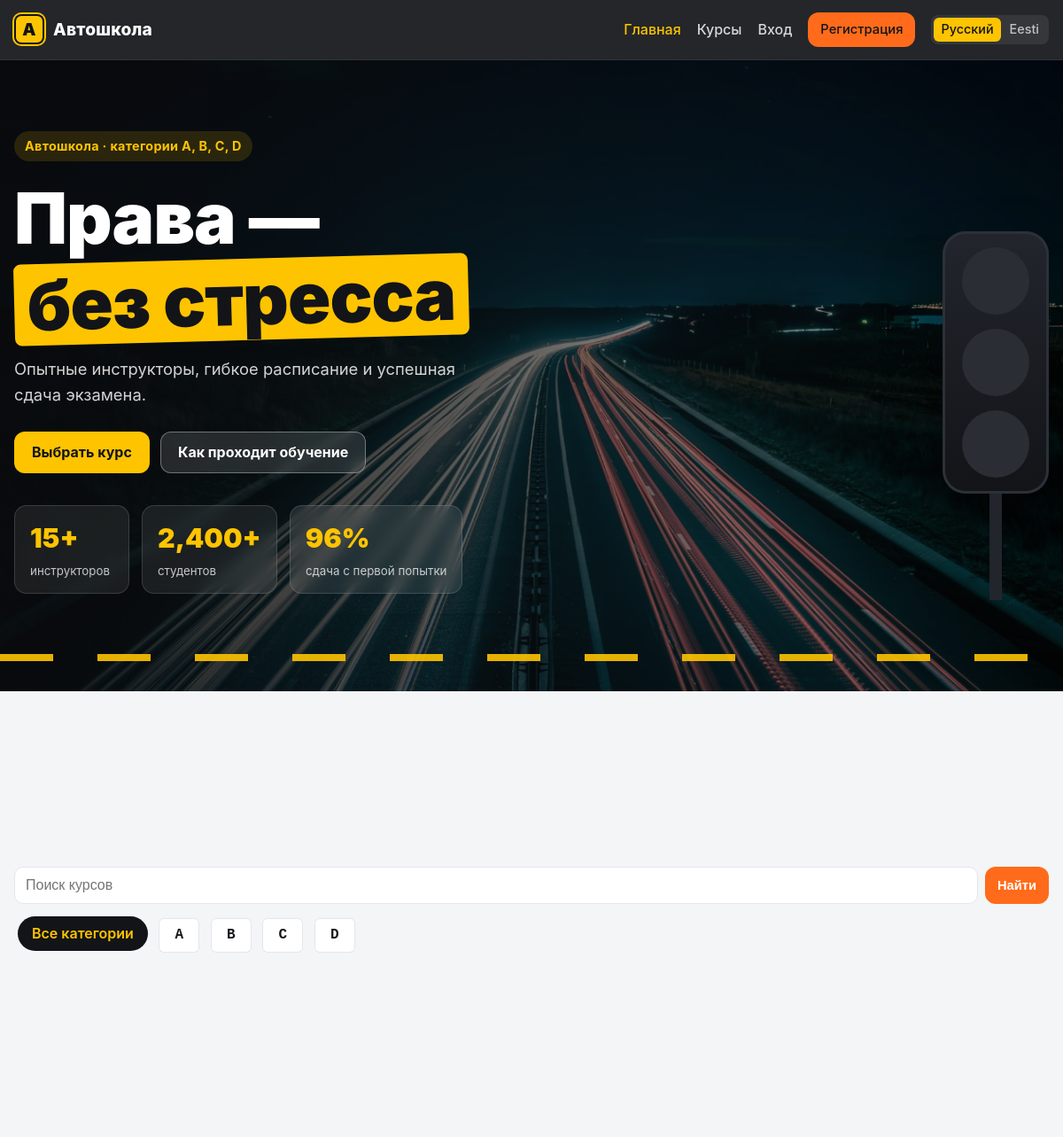
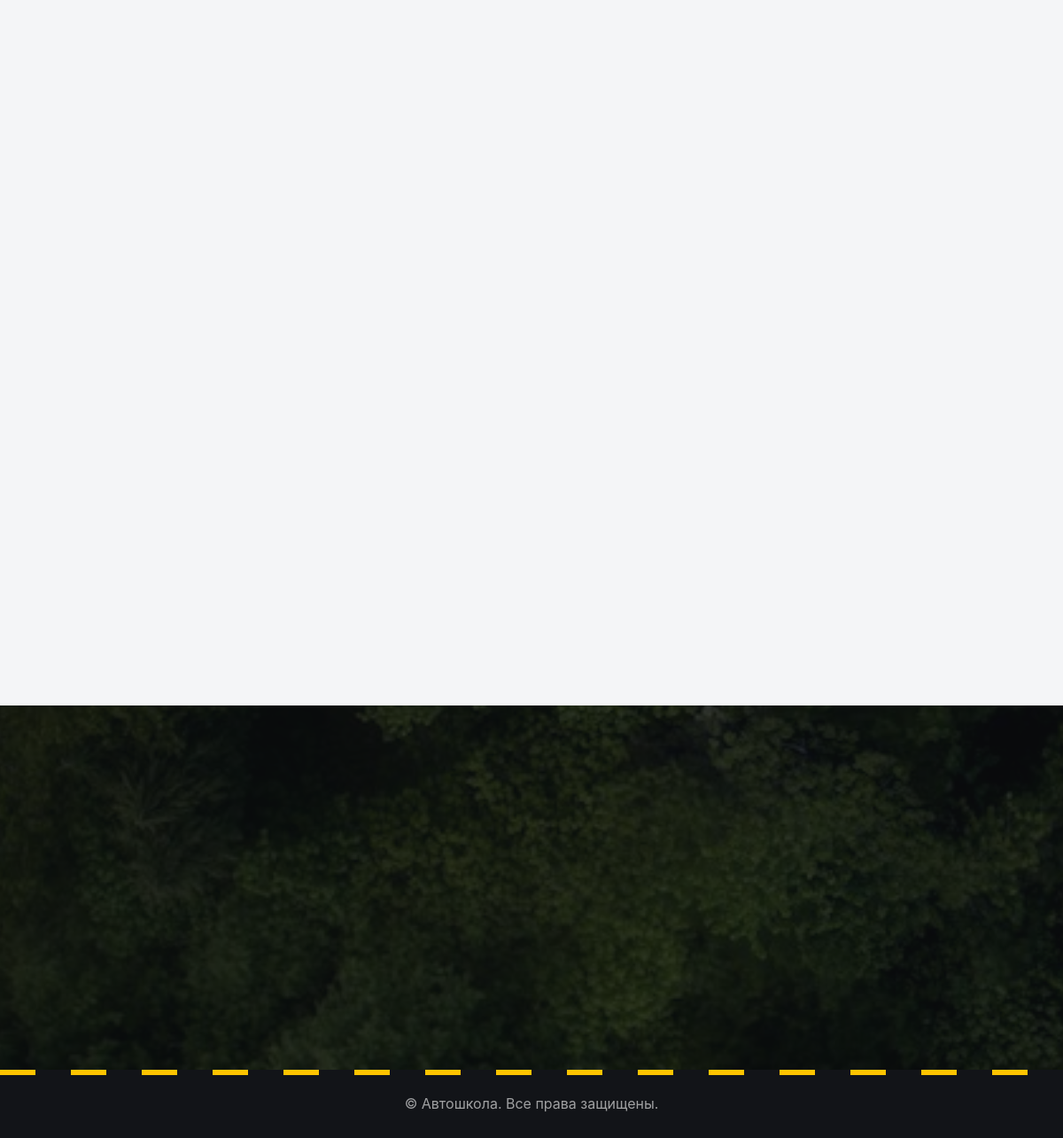
The page / on the database its author committed (2 pictures, top to bottom).
### tables this page shows
CREATE TABLE IF NOT EXISTS categories (
  id INT AUTO_INCREMENT PRIMARY KEY,
  code VARCHAR(5) NOT NULL UNIQUE,
  name_ru VARCHAR(100) NOT NULL,
  name_et VARCHAR(100) NOT NULL
);

### src/includes/bootstrap.php (called while the page is built, shortened)
<?php
require_once __DIR__ . '/../config/db.php';
$lang = $_SESSION['lang'] ?? 'ru';
function t(string $key): string
{
    global $T, $lang;
    return $T[$lang][$key] ?? $key;
}
function e(?string $s): string
{
    return htmlspecialchars((string)$s, ENT_QUOTES, 'UTF-8');
}
function current_user(): ?array
{
    if (empty($_SESSION['user_id'])) {
        return null;
    }
    $stmt = db()->prepare('SELECT id, name, email, role FROM users WHERE id = ?');
    $stmt->execute([$_SESSION['user_id']]);
    return $stmt->fetch() ?: null;
}

### src/config/db.php (called while the page is built)
<?php
function db(): PDO
{
    static $pdo = null;
    if ($pdo === null) {
        $host = getenv('DB_HOST') ?: 'db';
        $name = getenv('DB_NAME') ?: 'autokool';
        $user = getenv('DB_USER') ?: 'autokool';
        $pass = getenv('DB_PASS') ?: '';
        $pdo = new PDO(
            "mysql:host=$host;dbname=$name;charset=utf8mb4",
            $user,
            $pass,
            [PDO::ATTR_ERRMODE => PDO::ERRMODE_EXCEPTION, PDO::ATTR_DEFAULT_FETCH_MODE => PDO::FETCH_ASSOC]
        );
    }
    return $pdo;
}

### src/index.php (the view, shortened to what this page needs)
<?php require __DIR__ . '/includes/header.php';
$cat = (int)($_GET['cat'] ?? 0);
$cats = db()->query('SELECT id, code, name_ru, name_et FROM categories ORDER BY code')->fetchAll();
$q = trim($_GET['q'] ?? '');
?>
<section class="hero">
  <div class="hero-bg" style="background-image: url('/assets/img/hero.jpg')"></div>
  <div class="hero-inner container">
    <div class="hero-text">
      <p class="kicker"><?= e(t('hero_kicker')) ?></p>
      <h1><?= e(t('hero_line1')) ?><br><span class="hl"><?= e(t('hero_line2')) ?></span></h1>
      <p class="lead"><?= e(t('hero_text')) ?></p>
      <div class="hero-actions">
        <a class="btn btn-yellow" href="#courses"><?= e(t('hero_cta')) ?></a>
        <a class="btn btn-glass" href="#how"><?= e(t('hero_cta2')) ?></a>
      </div>
      <div class="counters">
        <div><b><span class="count" data-to="15">0</span>+</b><small><?= e(t('instructors_count')) ?></small></div>
        <div><b><span class="count" data-to="2400">0</span>+</b><small><?= e(t('students')) ?></small></div>
        <div><b><span class="count" data-to="96">0</span>%</b><small><?= e(t('pass_rate')) ?></small></div>
      </div>
    </div>
    <div class="traffic" aria-hidden="true">
      <div class="light red"><span><?= e(t('light_red')) ?></span></div>
      <div class="light yellow"><span><?= e(t('light_yellow')) ?></span></div>
      <div class="light green"><span><?= e(t('light_green')) ?></span></div>
    </div>
  </div>
  <div class="road-line" aria-hidden="true"></div>
</section>
<section id="courses" class="section">
  <form class="search" method="get" action="/index.php#courses">
    <input type="search" name="q" value="<?= e($q) ?>" placeholder="<?= e(t('search')) ?>">
    <button class="btn btn-small" type="submit"><?= e(t('search_btn')) ?></button>
  </form>
  <div class="filters">
    <a href="/index.php#courses" class="chip <?= !$cat ? 'on' : '' ?>"><?= e(t('all_categories')) ?></a>
    <?php foreach ($cats as $c): ?>
      <a href="?cat=<?= (int)$c['id'] ?><?= $q !== '' ? '&q=' . urlencode($q) : '' ?>#courses" class="chip plate <?= $cat === (int)$c['id'] ? 'on' : '' ?>"><?= e($c['code']) ?></a>
    <?php endforeach; ?>
  </div>
  <div class="grid">
  </div>
</section>
<section id="how" class="how" style="background-image: url('/assets/img/tee.jpg')">
  <div class="how-inner container">
    <ol class="steps">
    </ol>
  </div>
</section>
<?php require __DIR__ . '/includes/footer.php';

### src/includes/header.php (shortened to what this page needs)
<?php
require_once __DIR__ . '/bootstrap.php';
$user = current_user();
$page = basename($_SERVER['PHP_SELF'], '.php');
?>
<!doctype html>
<html lang="<?= e($lang) ?>">
<head>
  <link rel="stylesheet" href="/assets/style.css?v=<?= filemtime(__DIR__ . '/../assets/style.css') ?>">
</head>
<body class="page-<?= e($page) ?>">
<header class="site-header">
  <div class="container nav">
    <a href="/index.php" class="logo"><span class="logo-mark">A</span><?= e(t('site')) ?></a>
    <nav class="menu">
      <a href="/index.php" class="<?= $page === 'index' ? 'active' : '' ?>"><?= e(t('home')) ?></a>
      <a href="/index.php#courses"><?= e(t('courses')) ?></a>
      <?php if ($user): ?>
        <a href="/my.php"><?= e(t('my_enrollments')) ?></a>
        <?php if ($user['role'] === 'admin'): ?><a href="/admin/index.php"><?= e(t('admin')) ?></a><?php endif; ?>
        <a href="/logout.php"><?= e(t('logout')) ?></a>
      <?php else: ?>
        <a href="/login.php"><?= e(t('login')) ?></a>
        <a href="/register.php" class="btn btn-small"><?= e(t('register')) ?></a>
      <?php endif; ?>
      <span class="lang">
        <?php foreach (LANGS as $code => $label): ?>
          <a href="?lang=<?= $code ?>" class="<?= $lang === $code ? 'current' : '' ?>"><?= e($label) ?></a>
        <?php endforeach; ?>
      </span>
    </nav>
  </div>
</header>
<main class="container">

### src/includes/footer.php (shortened to what this page needs)
</main>
<footer class="site-footer">
  <div class="container"><?= e(t('footer')) ?></div>
</footer>
</body>
</html>

### rows shown on the page
categories: code "A"
categories: code "B"
categories: code "C"
categories: code "D"

### other values the page prints
t('site') "Автошкола"
t('home') "Главная"
t('courses') "Курсы"
t('login') "Вход"
t('register') "Регистрация"
$label "Русский"
$label "Eesti"
t('hero_kicker') "Автошкола · категории A, B, C, D"
t('hero_line1') "Права —"
t('hero_line2') "без стресса"
t('hero_text') "Опытные инструкторы, гибкое расписание и успешная сдача экзамена."
t('hero_cta') "Выбрать курс"
t('hero_cta2') "Как проходит обучение"
t('instructors_count') "инструкторов"
t('students') "студентов"
